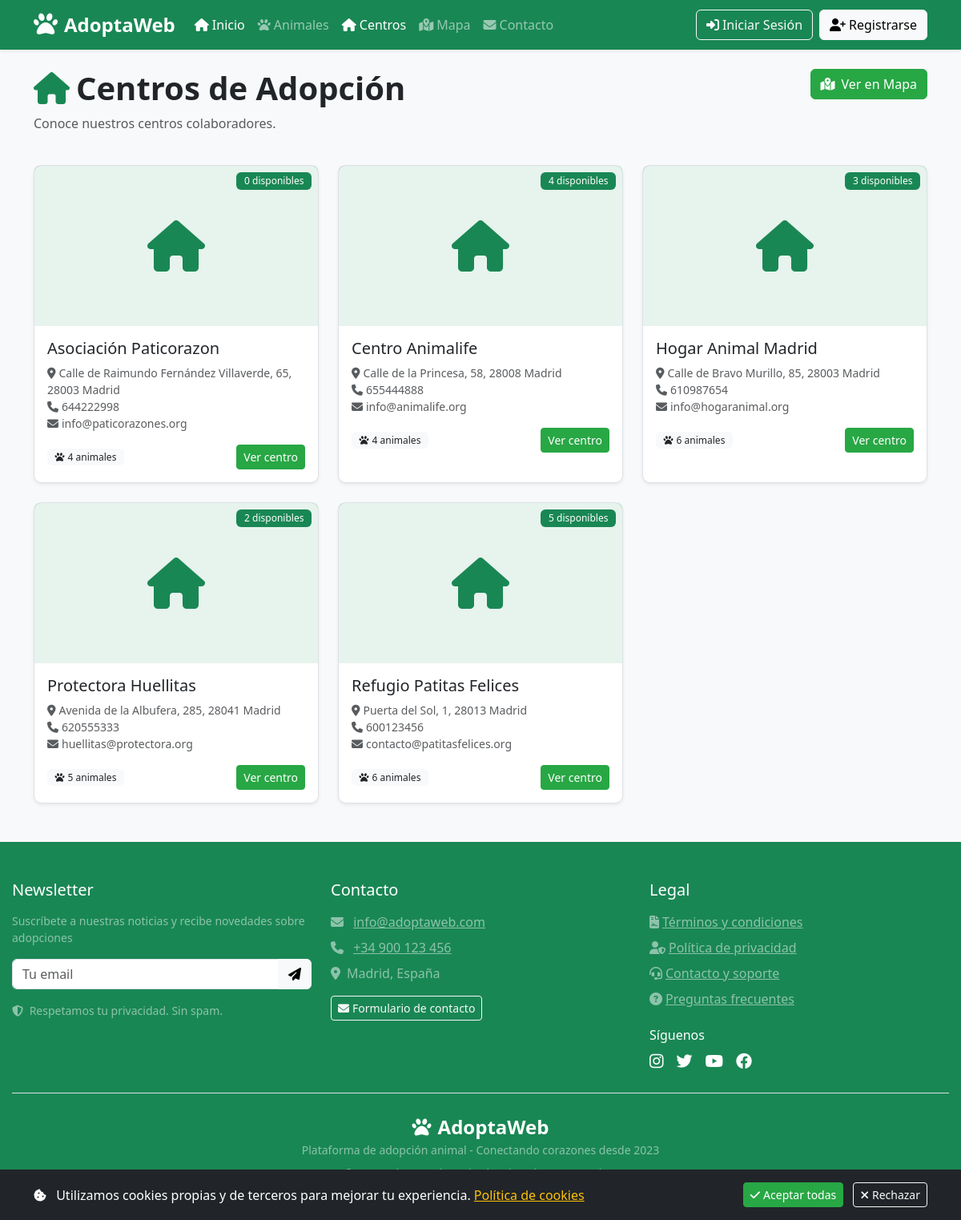
Page /centros/index.php on the committed database.
### tables this page shows
CREATE TABLE `centros` (
  `id_centro` int(11) NOT NULL,
  `nombre` varchar(150) NOT NULL,
  `direccion` varchar(255) DEFAULT NULL,
  `telefono` varchar(20) DEFAULT NULL,
  `email` varchar(150) DEFAULT NULL,
  `web` varchar(150) DEFAULT NULL,
  `fecha_alta` datetime DEFAULT current_timestamp(),
  `latitud` decimal(10,8) DEFAULT NULL,
  `longitud` decimal(10,8) DEFAULT NULL,
  `imagen_url` varchar(255) DEFAULT NULL
);

### centros/index.php (the view, shortened to what this page needs)
<?php
require_once '../includes/config.php';
$pagina = isset($_GET['pagina']) ? (int)$_GET['pagina'] : 1;
$por_pagina = 9;
$inicio = ($pagina - 1) * $por_pagina;
$stmt = $pdo->prepare("
    SELECT c.*,
           COUNT(a.id_animal) as total_animales,
           SUM(CASE WHEN a.estado = 'Disponible' THEN 1 ELSE 0 END) as disponibles
    FROM centros c
    LEFT JOIN animales a ON c.id_centro = a.id_centro
    GROUP BY c.id_centro
    ORDER BY c.nombre
    LIMIT :inicio, :por_pagina
");
$stmt->bindValue(':inicio', $inicio, PDO::PARAM_INT);
$stmt->bindValue(':por_pagina', $por_pagina, PDO::PARAM_INT);
$stmt->execute();
$centros = $stmt->fetchAll();
?>
<!DOCTYPE html>
<html lang="es">
<head>
    <?php include '../includes/header.php'; ?>
</head>
<body>
    <?php include '../includes/navbar.php'; ?>
    <div class="container mt-4">
        <div class="row mb-4">
            <div class="col-md-8">
                <h1 class="fw-bold"><i class="fas fa-home text-success me-2"></i>Centros de Adopción</h1>
                <p class="text-muted">Conoce nuestros centros colaboradores.</p>
            </div>
            <div class="col-md-4 text-end">
                <a href="<?= BASE_URL ?>/mapa" class="btn btn-success"><i class="fas fa-map-marked-alt me-2"></i>Ver en Mapa</a>
            </div>
        </div>
        <div class="row g-4">
            <?php foreach ($centros as $centro): ?>
                <div class="col-md-6 col-lg-4">
                    <div class="card h-100 shadow-sm">
                        <div class="position-relative">
                            <?php if (!empty($centro['imagen_url'])): ?>
                                <img src="<?= '../' . ltrim($centro['imagen_url'], './') ?>" alt="<?= htmlspecialchars($centro['nombre']) ?>" class="card-img-top" style="height: 200px; object-fit: cover;">
                            <?php else: ?>
                                <div class="card-img-top bg-success bg-opacity-10 d-flex align-items-center justify-content-center" style="height: 200px;">
                                    <i class="fas fa-home fa-4x text-success"></i>
                                </div>
                            <?php endif; ?>
                            <span class="badge bg-success position-absolute top-0 end-0 m-2"><?= $centro['disponibles'] ?> disponibles</span>
                        </div>
                        <div class="card-body">
                            <h5 class="card-title"><?= htmlspecialchars($centro['nombre']) ?></h5>
                            <p class="card-text small text-muted">
                                <i class="fas fa-map-marker-alt me-1"></i><?= htmlspecialchars($centro['direccion']) ?><br>
                                <i class="fas fa-phone me-1"></i><?= htmlspecialchars($centro['telefono']) ?><br>
                                <i class="fas fa-envelope me-1"></i><?= htmlspecialchars($centro['email']) ?>
                            </p>
                            <div class="d-flex justify-content-between align-items-center">
                                <span class="badge bg-light text-dark"><i class="fas fa-paw me-1"></i><?= $centro['total_animales'] ?> animales</span>
                                <a href="<?= BASE_URL ?>/centros/ver.php?id=<?= $centro['id_centro'] ?>" class="btn btn-sm btn-success">Ver centro</a>
                            </div>
                        </div>
                    </div>
                </div>
            <?php endforeach; ?>
        </div>
    </div>
    <?php include '../includes/footer.php'; ?>
</body>
</html>

### css/styles.css (style rules this page uses)
:root { --primary-color: #28a745; --secondary-color: #218838; --light-bg: #f8f9fa; --dark-bg: #343a40; }
body { font-family: 'Segoe UI', Tahoma, Geneva, Verdana, sans-serif; background-color: #f8f9fa; display: flex; flex-direction: column; min-height: 100vh; }
.card { border-radius: 10px; border: 1px solid #dee2e6; transition: transform 0.3s, box-shadow 0.3s; }
.btn-success { background-color: var(--primary-color); border-color: var(--primary-color); }
.badge { font-weight: 500; padding: 0.4em 0.8em; }

### rows in the picture
centros: disponibles "0", nombre "Asociación Paticorazon", direccion "Calle de Raimundo Fernández Villaverde, 65, 28003 Madrid", telefono "644222998", email "info@paticorazones.org", total_animales "4"
centros: disponibles "4", nombre "Centro Animalife", direccion "Calle de la Princesa, 58, 28008 Madrid", telefono "655444888", email "info@animalife.org", total_animales "4"
centros: disponibles "3", nombre "Hogar Animal Madrid", direccion "Calle de Bravo Murillo, 85, 28003 Madrid", telefono "610987654", email "info@hogaranimal.org", total_animales "6"
centros: disponibles "2", nombre "Protectora Huellitas", direccion "Avenida de la Albufera, 285, 28041 Madrid", telefono "620555333", email "huellitas@protectora.org", total_animales "5"
centros: disponibles "5", nombre "Refugio Patitas Felices", direccion "Puerta del Sol, 1, 28013 Madrid", telefono "600123456", email "contacto@patitasfelices.org", total_animales "6"
